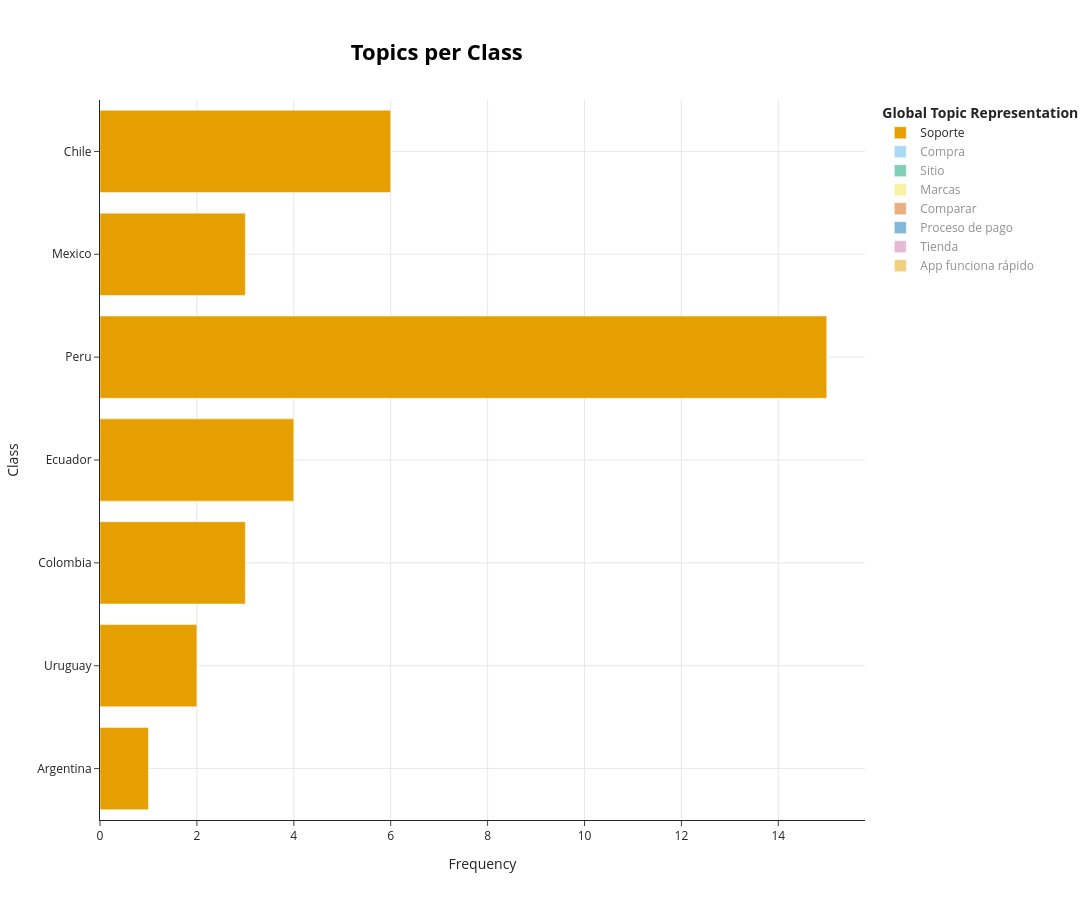

This figure's notebook cell:
### Markdown cell above
## 7. Tópicos por país

`topics_per_class(docs, classes=paises)` compara las palabras y el volumen de
cada tópico entre grupos de clientes.

### Code cell
por_pais = topic_model.topics_per_class(docs, classes=df["cliente_pais"].tolist())
fig = topic_model.visualize_topics_per_class(por_pais, top_n_topics=8, custom_labels=True)
fig.write_html(SALIDAS / "topicos_por_pais.html", include_plotlyjs="cdn")
fig.show()

### Figure 1 — Plotly figure (JSON) as saved in the notebook; plotly's stock layout.template omitted (floating-point values rounded to 4 significant figures)
{"data": [{"hoverinfo": "text", "hovertext": ["<b>Topic 0</b><br>Words: generico, actualizar, metodo, mostro, intente", "<b>Topic 0</b><br>Words: soporte, ofrecia, dio, vendedor, escribi", "<b>Topic 0</b><br>Words: 24, demasiado, vigencia, aceptable, corta", "<b>Topic 0</b><br>Words: pedido, completarse, igual, cerro, personales", "<b>Topic 0</b><br>Words: chat, tardo, semana, soporte, envio", "<b>Topic 0</b><br>Words: desconecto, reiniciar, electronico, reembolsaran, respuesta", "<b>Topic 0</b><br>Words: recibi, correo, soporte, chat, procesado"], "marker": {"color": "#E69F00"}, "name": "Soporte", "orientation": "h", "type": "bar", "visible": true, "x": [1, 2, 3, 4, 15, 3, 6], "y": ["Argentina", "Uruguay", "Colombia", "Ecuador", "Peru", "Mexico", "Chile"]}, {"hoverinfo": "text", "hovertext": ["<b>Topic 1</b><br>Words: compra, ordenes, contratiempos, parecio, normal", "<b>Topic 1</b><br>Words: compra, puntos, tienda, programa, ultima", "<b>Topic 1</b><br>Words: volver, calculo, extranjero, impuestos, incentivo", "<b>Topic 1</b><br>Words: compra, tienda, envio, pena, ultima", "<b>Topic 1</b><br>Words: compradores, muestren, reales, verificadas, opiniones", "<b>Topic 1</b><br>Words: similar, estandar, conozco, linea, tiendas"], "marker": {"color": "#56B4E9"}, "name": "Compra", "orientation": "h", "type": "bar", "visible": "legendonly", "x": [2, 3, 2, 4, 1, 1], "y": ["Argentina", "Colombia", "Ecuador", "Peru", "Mexico", "Chile"]}, {"hoverinfo": "text", "hovertext": ["<b>Topic 2</b><br>Words: agente, humano, segundos, rapidas, virtual", "<b>Topic 2</b><br>Words: dificiles, modo, oscuro, textos, leer", "<b>Topic 2</b><br>Words: explicarse, ayuda, canje, pagina, mejor", "<b>Topic 2</b><br>Words: sitio, funciona, general, oscuro, modo", "<b>Topic 2</b><br>Words: pico, horas, cargar, general, sitio", "<b>Topic 2</b><br>Words: buena, llame, preguntar, extendida, virtual"], "marker": {"color": "#009E73"}, "name": "Sitio", "orientation": "h", "type": "bar", "visible": "legendonly", "x": [1, 1, 1, 6, 1, 2], "y": ["Argentina", "Uruguay", "Colombia", "Peru", "Mexico", "Chile"]}, {"hoverinfo": "text", "hovertext": ["<b>Topic 3</b><br>Words: stock, decente, actualizado, mostrado, ciertos", "<b>Topic 3</b><br>Words: muestra, antiguos, ano, hace, pedidos", "<b>Topic 3</b><br>Words: producto, luego, coincidian, desconfianza, futuras", "<b>Topic 3</b><br>Words: casos, combinarlo, cubre, filtro, preguntas", "<b>Topic 3</b><br>Words: marcas, variedad, tiendas, revise, tenia", "<b>Topic 3</b><br>Words: parecen, genericas, recomendaciones, sentido, compro"], "marker": {"color": "#F0E442"}, "name": "Marcas", "orientation": "h", "type": "bar", "visible": "legendonly", "x": [2, 1, 2, 2, 4, 1], "y": ["Argentina", "Uruguay", "Colombia", "Ecuador", "Peru", "Mexico"]}, {"hoverinfo": "text", "hovertext": ["<b>Topic 4</b><br>Words: util, permite, decidir, comparar, productos", "<b>Topic 4</b><br>Words: resenas, presupuesto, clientes, decidir, filtros", "<b>Topic 4</b><br>Words: detallada, comparacion, especificaciones, tecnicas, productos", "<b>Topic 4</b><br>Words: productos, comparar, anteriores, sugiere, facilmente", "<b>Topic 4</b><br>Words: productos, decidir, comparar, funcion, comprarlos", "<b>Topic 4</b><br>Words: revisar, productos, anteriores, filtros, juntos"], "marker": {"color": "#D55E00"}, "name": "Comparar", "orientation": "h", "type": "bar", "visible": "legendonly", "x": [1, 2, 1, 3, 2, 2], "y": ["Argentina", "Colombia", "Ecuador", "Peru", "Mexico", "Chile"]}, {"hoverinfo": "text", "hovertext": ["<b>Topic 5</b><br>Words: innecesarios, confirmarse, pidieron, tomo, registro", "<b>Topic 5</b><br>Words: perfil, preferiria, demasiados, corto, completar", "<b>Topic 5</b><br>Words: pago, esperaba, proceso, tarjeta, registro", "<b>Topic 5</b><br>Words: quieres, banco, varian, crear, cuotas"], "marker": {"color": "#0072B2"}, "name": "Proceso de pago", "orientation": "h", "type": "bar", "visible": "legendonly", "x": [2, 1, 5, 2], "y": ["Argentina", "Colombia", "Peru", "Chile"]}, {"hoverinfo": "text", "hovertext": ["<b>Topic 6</b><br>Words: preferida, tecnologia, general, tienda, buena", "<b>Topic 6</b><br>Words: peor, probado, promete, tecnologia, cumple", "<b>Topic 6</b><br>Words: amplio, tienda, general, buena, catalogo", "<b>Topic 6</b><br>Words: tecnologia, preferida, busco, diferencia, encuentro"], "marker": {"color": "#CC79A7"}, "name": "Tienda", "orientation": "h", "type": "bar", "visible": "legendonly", "x": [1, 1, 4, 1], "y": ["Argentina", "Ecuador", "Peru", "Chile"]}, {"hoverinfo": "text", "hovertext": ["<b>Topic 7</b><br>Words: celular, app, pantallas, recibir, quedan", "<b>Topic 7</b><br>Words: app, movil, funciona, cierra, fuera"], "marker": {"color": "#E69F00"}, "name": "App funciona rápido", "orientation": "h", "type": "bar", "visible": "legendonly", "x": [3, 3], "y": ["Argentina", "Peru"]}], "layout": {"height": 900, "hoverlabel": {"bgcolor": "white", "font": {"family": "Rockwell", "size": 16}}, "legend": {"title": {"text": "<b>Global Topic Representation"}}, "title": {"font": {"color": "Black", "size": 22}, "text": "<b>Topics per Class</b>", "x": 0.4, "xanchor": "center", "y": 0.95, "yanchor": "top"}, "width": 1250, "xaxis": {"showgrid": true, "title": {"text": "Frequency"}}, "yaxis": {"showgrid": true, "title": {"text": "Class"}}}}
